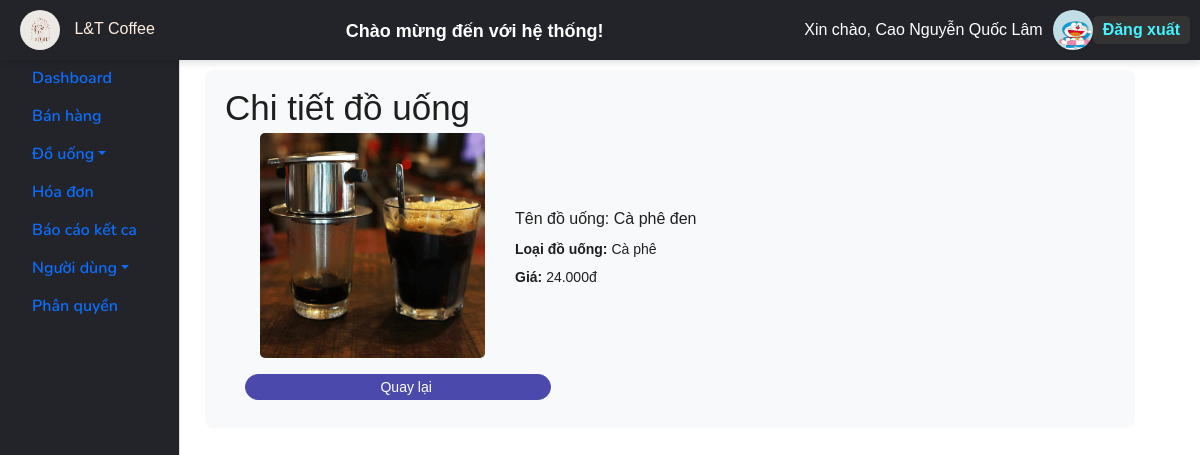
/UI/view_drink.php?id=1 (signed in), run on the app's committed database.
### tables this page shows
CREATE TABLE `users` (
  `UserID` int(11) NOT NULL,
  `FullName` varchar(255) DEFAULT NULL,
  `PhoneNumber` varchar(255) DEFAULT NULL,
  `UserImage` varchar(255) DEFAULT NULL,
  `Gender` varchar(255) DEFAULT NULL,
  `Username` varchar(255) DEFAULT NULL,
  `AccountName` varchar(255) DEFAULT NULL,
  `Password` varchar(255) DEFAULT NULL,
  `UserCategoryID` int(11) DEFAULT NULL,
  `Email` varchar(100) NOT NULL,
  `Address` varchar(255) NOT NULL
);

CREATE TABLE `drinks` (
  `DrinkID` int(11) NOT NULL,
  `DrinkCategoryID` int(11) DEFAULT NULL,
  `DrinkName` varchar(255) DEFAULT NULL,
  `DrinkImage` varchar(255) DEFAULT NULL,
  `DrinkPrice` decimal(18,2) DEFAULT NULL
);

CREATE TABLE `drinkcategories` (
  `DrinkCategoryID` int(11) NOT NULL,
  `DrinkCategoryName` varchar(255) DEFAULT NULL,
  `DrinkCategoryDescription` varchar(255) DEFAULT NULL
);

### UI/view_drink.php (the view, shortened to what this page needs)
<?php
include("includes/session_user.php");
if (isset($_GET['id'])) {
    $drinkId = intval($_GET['id']);
    $sql = "SELECT d.*, c.DrinkCategoryName FROM drinks d
            JOIN drinkcategories c ON d.DrinkCategoryID = c.DrinkCategoryID
            WHERE d.DrinkID = ?";
    $stmt = $conn->prepare($sql);
    $stmt->bind_param("i", $drinkId);
    $stmt->execute();
    $result = $stmt->get_result();
    if ($result->num_rows > 0) {
        $drink = $result->fetch_assoc();
    } else {
        echo "Không tìm thấy đồ uống.";
        exit;
    }
} else {
    echo "ID không hợp lệ.";
    exit;
}
?>
<!DOCTYPE html>
<html lang="en">
<head>
</head>
<body>
<!DOCTYPE html>
<html lang="vi">
<head>
    <link href="https://cdn.jsdelivr.net/npm/bootstrap@5.0.2/dist/css/bootstrap.min.css" rel="stylesheet">
</head>
<body>
<?php include("includes/_layoutAdmin.php"); ?>
    <div class="container mt-4">
        <div class="form-section">
                <h2>Chi tiết đồ uống</h2>
            <div class="row align-items-center">
                <div class="col-md-3">
                    <img src="images/drinks/<?php echo htmlspecialchars($drink['DrinkImage']); ?>" alt="Drink Image" class="drink-image mb-3">
                </div>
                <div class="col-md-6">
                    <h5 class="card-title">Tên đồ uống: <?php echo htmlspecialchars($drink['DrinkName']); ?></h5>
                    <p><strong>Loại đồ uống:</strong> <?php echo htmlspecialchars($drink['DrinkCategoryName']); ?></p>
                    <p><strong>Giá:</strong> <?php echo number_format($drink['DrinkPrice'], 0, ',', '.'); ?>đ</p>
                </div>
                <a href="index_drink.php" class="btn btn-primary mb-2">
                    <i class="ti-arrow-left"></i> Quay lại
                </a>
            </div>
        </div>
    </div>
</body>
</html>
</body>
</html>

### UI/includes/_layoutAdmin.php (shortened to what this page needs)
<?php
include("includes/connectSQL.php");
$userID = isset($_COOKIE['UserID']) ? $_COOKIE['UserID'] : null;
$usercategoriesID = null;
if ($userID) {
    $queryCategory = " SELECT users.FullName, users.UserImage, usercategories.UserCategoryName
                        FROM users
                        JOIN usercategories ON users.UsercategoryID = usercategories.UsercategoryID
                        WHERE users.UserID = ?";
    $stmt = $conn->prepare($queryCategory);
    $stmt->bind_param("i", $userID);
    $stmt->execute();
    $resultCategory = $stmt->get_result();
    $userCategory = $resultCategory->fetch_assoc();
    $usercategoriesID = $userCategory['UserCategoryName'];
    $validRoles = ["Quản Lý", "Thu Ngân"];
}
?>
<!DOCTYPE html>
<html lang="en">
<head>
    <link href="https://cdn.jsdelivr.net/npm/bootstrap-icons/font/bootstrap-icons.css" rel="stylesheet">
    <link rel="stylesheet" href="../UI/vendors/feather/feather.css">
    <link rel="stylesheet" href="../UI/vendors/ti-icons/css/themify-icons.css">
    <link rel="stylesheet" href="../UI/vendors/css/vendor.bundle.base.css">
    <link rel="stylesheet" href="../UI/vendors/select2/select2.min.css">
    <link rel="stylesheet" href="../UI/vendors/select2-bootstrap-theme/select2-bootstrap.min.css">
    <link rel="stylesheet" href="../UI/vendors/datatables.net-bs4/dataTables.bootstrap4.css">
    <link rel="stylesheet" href="../UI/css/vertical-layout-light/style.css">
    <link rel="stylesheet" href="https://cdn.jsdelivr.net/npm/sweetalert2@10/dist/sweetalert2.min.css">
</head>
<body>
<div class="sidebar">
    <nav class="nav flex-column">
        <a class="nav-link" href=""></a>
        <?php
            $isActive = basename($_SERVER['PHP_SELF']) == 'index_admin.php' ? 'active' : '';
            if (in_array($usercategoriesID, ["Quản Lý"])): ?>
            <a class="nav-link <?= $isActive ?>" href="index_admin.php" >Dashboard</a>
        <?php endif; ?>
        <?php
            $isActive = basename($_SERVER['PHP_SELF']) == 'dashboard.php' ? 'active' : '';
            if (in_array(strtolower($usercategoriesID), array_map('strtolower', $validRoles))): ?>
            <a class="nav-link <?= $isActive ?>" href="dashboard.php">Bán hàng</a>
        <?php endif; ?>
        <?php
            $isActive = basename($_SERVER['PHP_SELF']) == 'index_drink.php' || basename($_SERVER['PHP_SELF']) == 'index_drinkcategories.php' ? 'active' : '';
            if (in_array($usercategoriesID, ["Quản Lý"])): ?>
            <a class="nav-link dropdown-toggle <?= $isActive ?>" id="drinkDropdown" role="button" data-bs-toggle="dropdown" aria-expanded="false">Đồ uống</a>
        <?php endif; ?>
        <?php
            $isActive = basename($_SERVER['PHP_SELF']) == 'index_bills.php' ? 'active' : '';
            if (in_array(strtolower($usercategoriesID), array_map('strtolower', $validRoles))): ?>
            <a class="nav-link <?= $isActive ?>" href="index_bills.php">Hóa đơn</a>
        <?php endif; ?>
        <?php
            $isActive = basename($_SERVER['PHP_SELF']) == 'danhsach.php' ? 'active' : '';
            if (in_array($usercategoriesID, ["Quản Lý"])): ?>
            <a class="nav-link <?= $isActive ?>" href="danhsach.php">Báo cáo kết ca</a>
            <a class="nav-link dropdown-toggle" <?= $isActive ?>id="userDropdown" role="button" data-bs-toggle="dropdown" aria-expanded="false">Người dùng</a>
            <a class="nav-link" href="index_authorizations.php">Phân quyền</a>
        <?php endif; ?>
    </nav>
</div>
<div class="main-header">
    <?php if ($userID): ?>
        <div class="user-info">
            <div class="logo">
                <img src="images/lt.jpg" alt="logo" class="logo-image">
                <span class="brand-name" style="color: #FFEDDF;">L&T Coffee</span>
            </div>
            <h4 class="welcome-message" id="welcomeMessage">Chào mừng đến với hệ thống!</h4>
            <span>Xin chào, <?= htmlspecialchars($userCategory['FullName']) ?></span>
            <a href="profile.php">
                <img src="images/users/<?= !empty($userCategory['UserImage']) ? htmlspecialchars($userCategory['UserImage']) : 'avatar.jpg' ?>" alt="profile">
            </a>
            <a class="logout-btn" href="login.php">Đăng xuất</a>
        </div>
    <?php endif; ?>
</div>
</body>
</html>

### UI/view_drink.php (style rules this page uses)
.container { max-width: 900px; margin-top: 20px; }
.form-section { width: 100%; padding: 20px; margin: 70px; background-color: #f8f9fa; border-radius: 8px; }
.drink-image { max-width: 300px; width: 100%; height: auto; border-radius: 5px; }
.row.align-items-center { display: flex; align-items: center; }
.btn-primary.mb-2 { padding: 0.25rem 0.5rem; font-size: 0.875rem; width: 30%; }

### UI/includes/_layoutAdmin.php (style rules this page uses)
body { font-family: Arial, sans-serif; margin: 0; padding: 0; overflow-x: hidden; }
.sidebar { position: fixed; top: 0; left: 0; height: 100vh; width: 180px; background-color: #23242a; border-right: 1px solid #ddd; padding-top: 20px; z-index: 1000; }
.main-header { position: fixed; top: 0; left: 0; width: 100%; background-color: #23242a; color: white; padding: 10px; z-index: 1050; box-shadow: 0 4px 6px rgba(0, 0, 0, 0.1); }
.user-info { display: flex; justify-content: space-between; align-items: center; width: 100%; }
.user-info h4 { flex: 1; text-align: center; }
.user-info span, .user-info img { margin-left: 10px; }
.user-info img { width: 40px; height: 40px; border-radius: 50%; }
.logout-btn { color: #45f3ff; text-decoration: none; font-weight: bold; padding: 5px 10px; background-color: #333; border-radius: 5px; }
.welcome-message { font-weight: bold; color: white; text-align: center; margin-top: 10px; display: inline-block; animation: fadeIn 1s ease-in-out forwards; }

### data on the page
users: FullName "Cao Nguyễn Quốc Lâm", UserImage (picture)
drinks: DrinkImage (picture), DrinkName "Cà phê đen", DrinkCategoryID.DrinkCategoryName "Cà phê", DrinkPrice "24.000"
